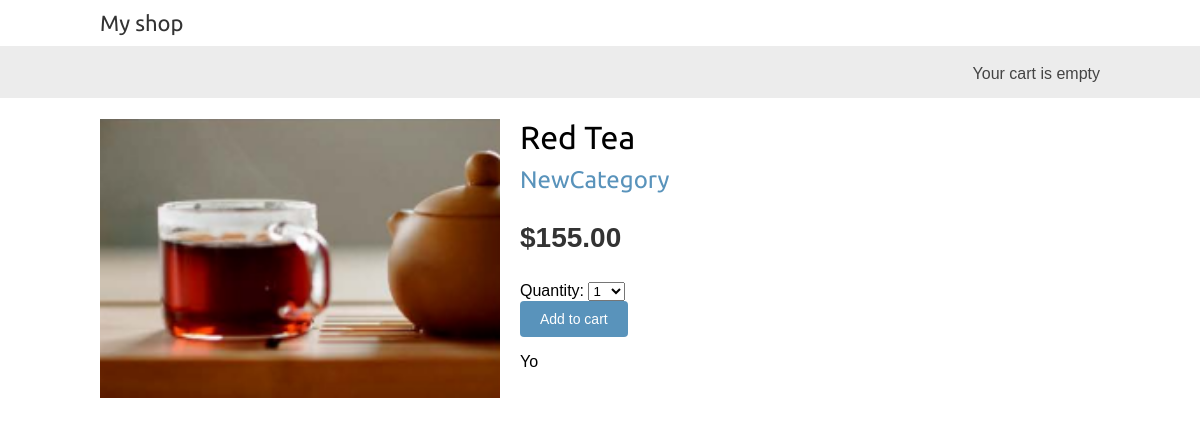
Before: /1/newproductz/ with the older database file.
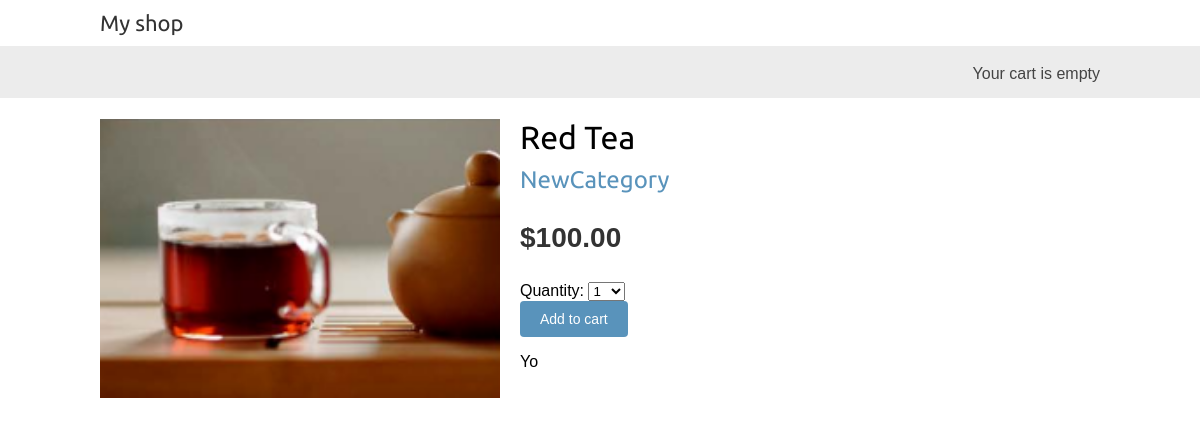
After: the same page with the newer database file.
### shop/models.py (models this page shows, shortened)
class Product(models.Model):
    category = models.ForeignKey(Category, related_name='products',on_delete=models.CASCADE)
    name = models.CharField(max_length=200)
    slug = models.SlugField(max_length=200)
    image = models.ImageField(upload_to='products/%Y/%m/%d',blank=True)
    description = models.TextField(blank=True)
    price = models.DecimalField(max_digits=10,decimal_places=2)
    available = models.BooleanField(default=True)
    created = models.DateTimeField(auto_now_add=True)
    sku = models.CharField(max_length=20)
    updated = models.DateTimeField(auto_now=True)
    objects = models.Manager()
    availabled = PublishedManager()
    class Meta:
        ordering = ['name']
        indexes = [models.Index(fields=['id', 'slug']), models.Index(fields=['name']), models.Index(fields=['-created']),]

class Category(models.Model):
    name = models.CharField(max_length=200)
    slug = models.SlugField(max_length=200, unique=True)
    class Meta:
        ordering = ['name']
        indexes = [models.Index(fields=['name']),]
        verbose_name = 'category'
        verbose_name_plural = 'categories'
    def __str__(self):
        return self.name
    def get_absolute_url(self):
        return reverse('shop:product_list_by_category', args=[self.slug])

### shop/views.py (the view)
# urls.py: path('<int:id>/<slug:slug>/', views.product_detail, name='product_detail'),
def product_detail(request, id, slug):
    product = get_object_or_404(Product, id=id,slug=slug,available=True)
    cart_product_form = CartAddProductForm()
    return render(request,'shop/product/detail.html',{'product': product, 'cart_product_form': cart_product_form})

### cart/forms.py
class CartAddProductForm(forms.Form):
    quantity = forms.TypedChoiceField(choices=PRODUCT_QUANTITY_CHOICES, coerce=int)
    override = forms.BooleanField(required=False, initial=False, widget=forms.HiddenInput)

### cart/cart.py (called while the page is built)
    def __len__(self):
        return sum(item['quantity'] for item in self.cart.values())

### cart/context_processors.py (called while the page is built)
def cart(request):
    return {'cart': Cart(request)}

### shop/templates/shop/product/detail.html (shortened to what this page needs)
{% extends "shop/base.html" %}
{% load static %}
{% block content %}
    <div class="product-detail">
        <img src="{% if product.image %}{{ product.image.url }}{% else %}{% static "img/no_image.png" %}{% endif %}" />
        <h1>{{ product.name }}</h1>
        <h2>
            <a href="{{ product.category.get_absolute_url }}">
                {{ product.category }}
            </a>
        </h2>
        <p class="price">${{ product.price }}</p>
        <form action="{% url "cart:cart_add" product.id %}" method="post">
            {{ cart_product_form }}
            <input type="submit" value="Add to cart">
        </form>
        {{ product.description|linebreaks }}
    </div>
{% endblock %}

Changed rows visible on the page:
changed Product "Red Tea": price "155.00" → "100.00"
